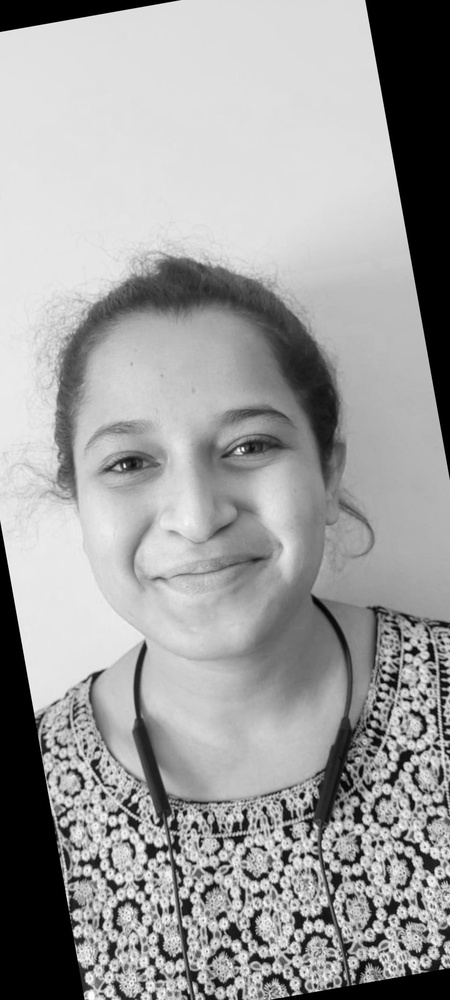
#> input picture valid/unknown/IMG-20240424-WA0009_rotated_-10_hue_20_gray.jpg, 450 x 1000 px, shrunk from 720 x 1600 before the run
$ python -i data_augmentation.py   (imports and definitions only)
#> lines starting #> are read from the running program, lines starting #| are printed output that depends on the picture
import cv2
import os

def apply_augmentation(image_path, output_folder):
#> called with output_folder = 'out.png'
    original_image = cv2.imread(image_path)
#> original_image is the input picture: shape (1000, 450, 3); min 0, max 255, mean 158.2
    image_name = os.path.basename(image_path)
    image_name_no_ext, image_ext = os.path.splitext(image_name)

    hue_shifts = [0, 10, 20, 30]
    rotation_angles = [-20,-10,-5,0,5,10,15,20,25,30, 60, 90]

    # Apply counterclockwise rotation and hue shift
    for angle in rotation_angles:
        for hue_shift in hue_shifts:
            # Counterclockwise Rotation
            rotation_matrix = cv2.getRotationMatrix2D((original_image.shape[1] / 2, original_image.shape[0] / 2), -angle, 1)
            rotated_image = cv2.warpAffine(original_image, rotation_matrix, (original_image.shape[1], original_image.shape[0]))

            # Hue shift
            hsv_image = cv2.cvtColor(rotated_image, cv2.COLOR_BGR2HSV)
            hsv_image[:, :, 0] = (hsv_image[:, :, 0] + hue_shift) % 180
            augmented_image = cv2.cvtColor(hsv_image, cv2.COLOR_HSV2BGR)

            # Convert to grayscale
            gray_image = cv2.cvtColor(augmented_image, cv2.COLOR_BGR2GRAY)

            # Save augmented image
            output_file = os.path.join(output_folder, f'{image_name_no_ext}_rotated_{angle}_hue_{hue_shift}_gray{image_ext}')
            cv2.imwrite(output_file, gray_image)
#> this loop made 12 passes
#> pass 1, in apply_augmentation, `cv2.imwrite(output_file, gray_image)`:
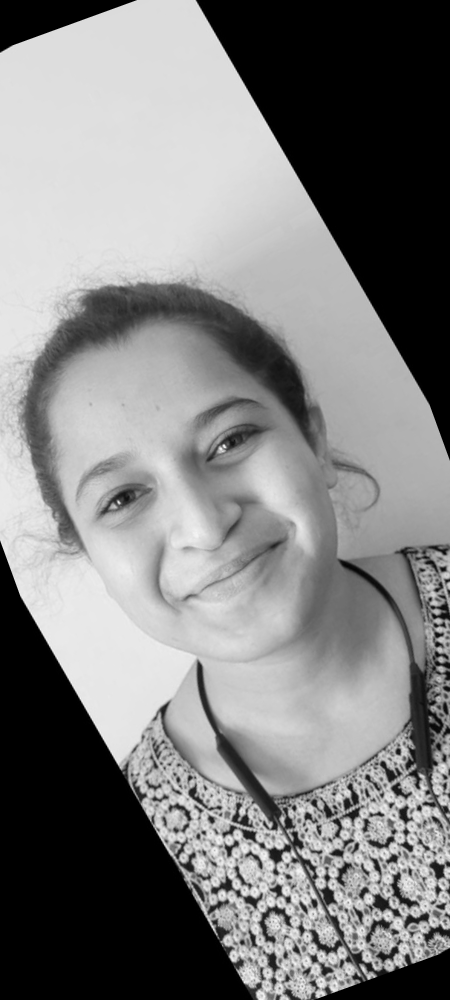
#> saved as IMG-20240424-WA0009_rotated_-10_hue_20_gray_rotated_-20_hue_0_gray.jpg: shape (1000, 450); min 0, max 246, mean 128.4
#> pass 2, in apply_augmentation, `cv2.imwrite(output_file, gray_image)`:
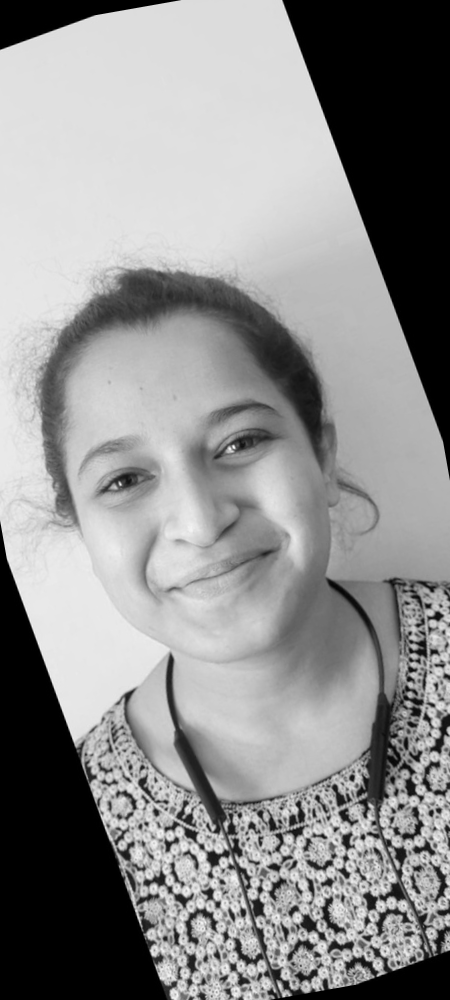
#> saved as IMG-20240424-WA0009_rotated_-10_hue_20_gray_rotated_-10_hue_0_gray.jpg: shape (1000, 450); min 0, max 248, mean 142.3
#> after the loop:
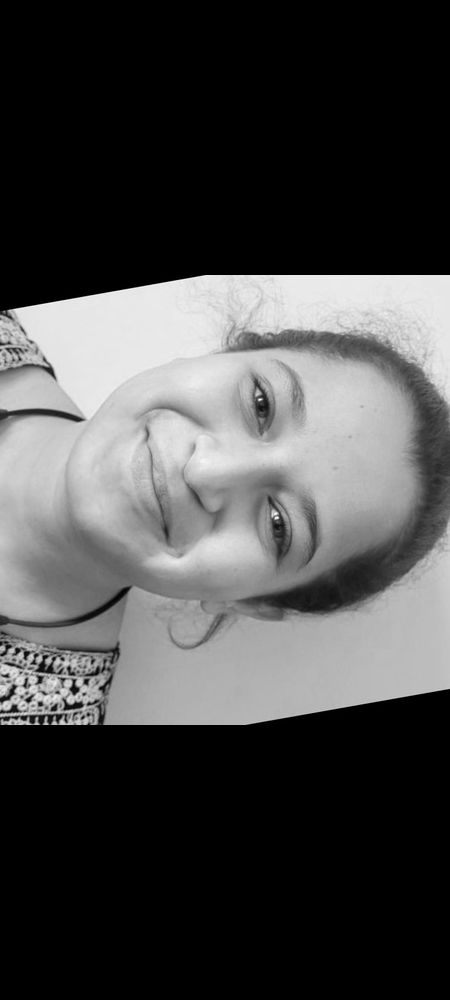
#> augmented_image: shape (1000, 450, 3); min 0, max 255, mean 72.7
#> after the loop: hsv_image: shape (1000, 450, 3); mean H, S, V 30, 0, 72.7


input_folder = "F:/pythonProject/face_detection/valid/unknown"

output_folder = "F:/pythonProject/face_detection/valid/unknown"

# [7 lines not run here, left out]

>>> result = apply_augmentation('valid/unknown/IMG-20240424-WA0009_rotated_-10_hue_20_gray.jpg', 'out.png')

$ run again, on valid/unknown/WhatsApp Image 2024-04-24 at 20.59.20_b45963e4_rotated_-10_hue_0_gray.jpg
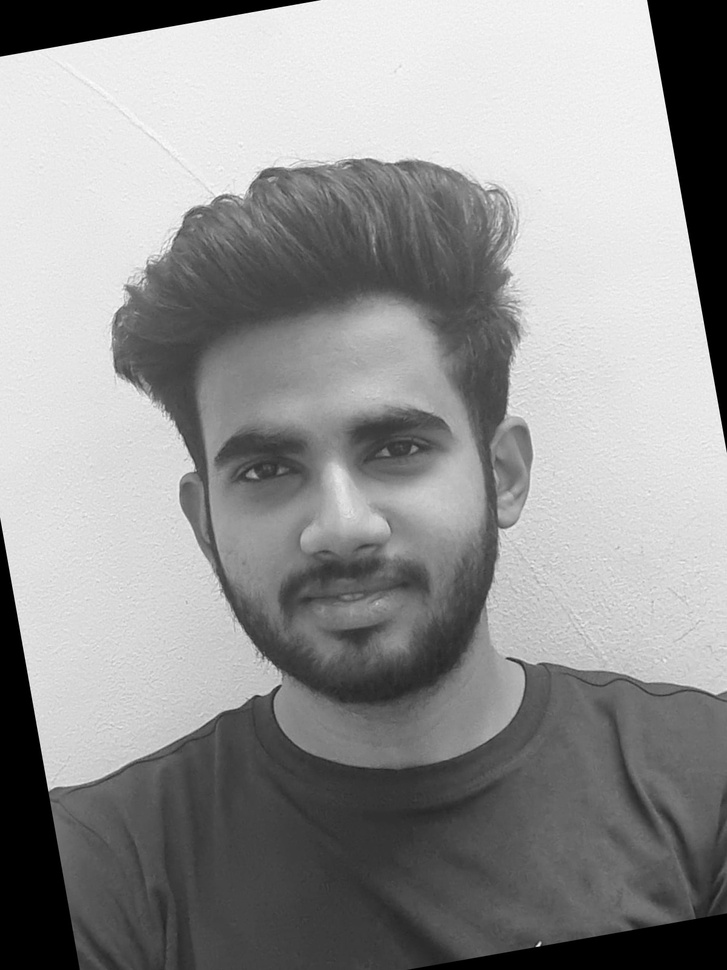
#> input picture valid/unknown/WhatsApp Image 2024-04-24 at 20.59.20_b45963e4_rotated_-10_hue_0_gray.jpg, 727 x 970 px, shrunk from 1200 x 1600 before the run
#> in apply_augmentation, original_image is the input picture: shape (970, 727, 3); min 0, max 255, mean 147.1
#> the loop in apply_augmentation, `for angle in rotation_angles:` made 12 passes
#> pass 1, in apply_augmentation, `cv2.imwrite(output_file, gray_image)`:
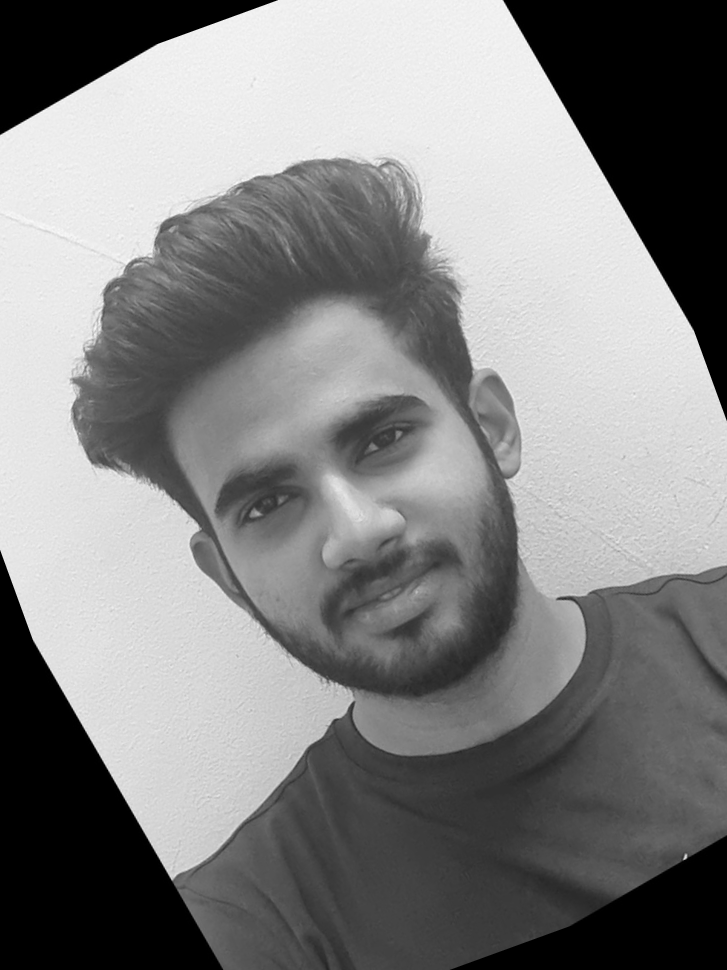
#> saved as WhatsApp Image 2024-04-24 at 20.59.20_b45963e4_rotated_-10_hue_0_gray_rotated_-20_hue_0_gray.jpg: shape (970, 727); min 0, max 254, mean 131.2
#> after the loop in apply_augmentation, `for angle in rotation_angles:`:
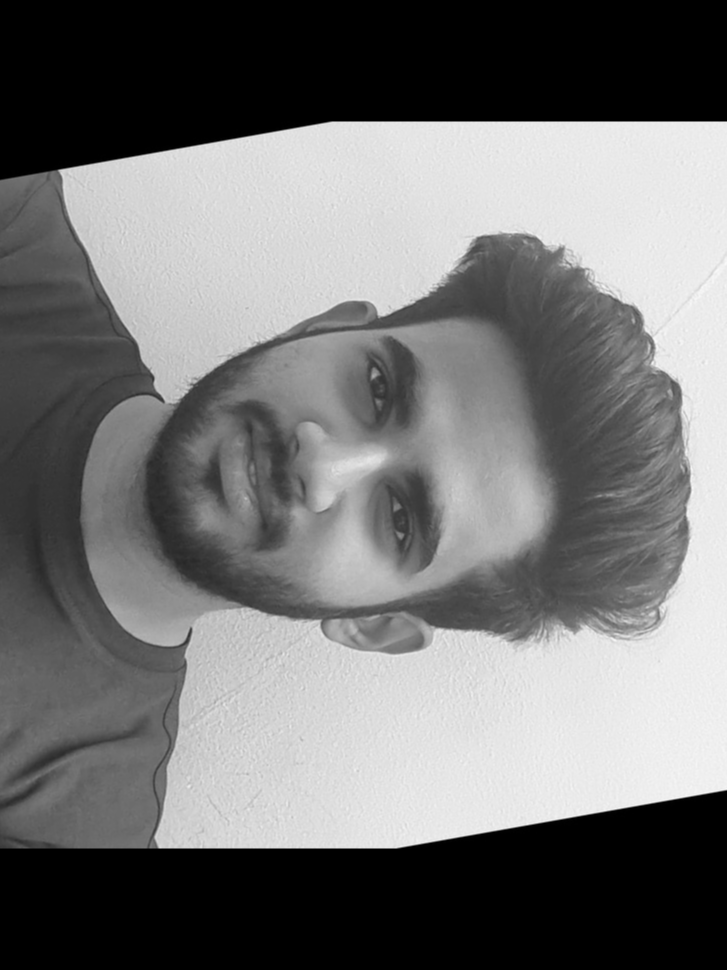
#> augmented_image: shape (970, 727, 3); min 0, max 248, mean 115.8
